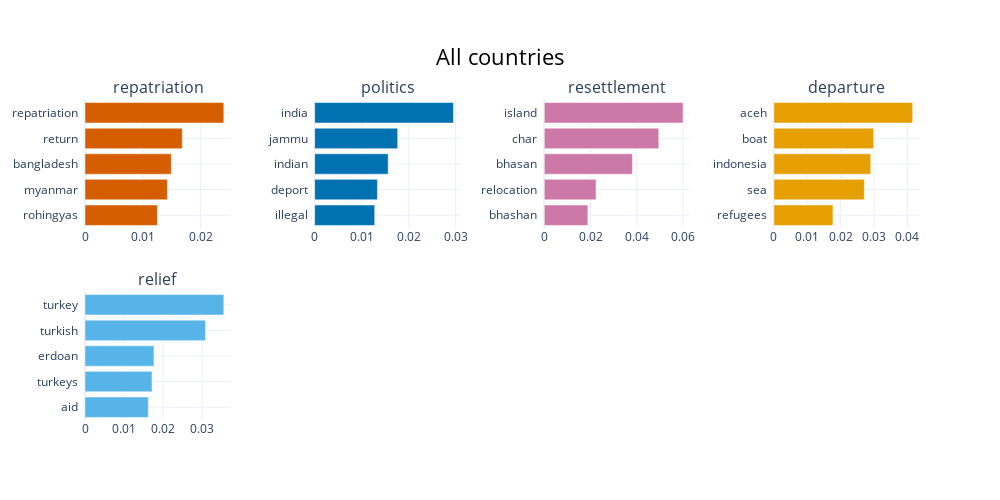

The code cell stored with this chart in its notebook:
### Code cell
topic_model_all.visualize_barchart(top_n_topics=5, title='All countries', custom_labels=True)

### Figure 1 — Plotly figure (JSON) as saved in the notebook; plotly's stock layout.template omitted (floating-point values rounded to 4 significant figures)
{"data": [{"marker": {"color": "#D55E00"}, "orientation": "h", "type": "bar", "x": [0.01253, 0.01426, 0.01493, 0.01684, 0.02402], "xaxis": "x", "y": ["rohingyas  ", "myanmar  ", "bangladesh  ", "return  ", "repatriation  "], "yaxis": "y"}, {"marker": {"color": "#0072B2"}, "orientation": "h", "type": "bar", "x": [0.01278, 0.01335, 0.01564, 0.01767, 0.02952], "xaxis": "x2", "y": ["illegal  ", "deport  ", "indian  ", "jammu  ", "india  "], "yaxis": "y2"}, {"marker": {"color": "#CC79A7"}, "orientation": "h", "type": "bar", "x": [0.01886, 0.02239, 0.03811, 0.04948, 0.05999], "xaxis": "x3", "y": ["bhashan  ", "relocation  ", "bhasan  ", "char  ", "island  "], "yaxis": "y3"}, {"marker": {"color": "#E69F00"}, "orientation": "h", "type": "bar", "x": [0.01769, 0.0271, 0.02902, 0.02988, 0.04158], "xaxis": "x4", "y": ["refugees  ", "sea  ", "indonesia  ", "boat  ", "aceh  "], "yaxis": "y4"}, {"marker": {"color": "#56B4E9"}, "orientation": "h", "type": "bar", "x": [0.01623, 0.01718, 0.01767, 0.0309, 0.03558], "xaxis": "x5", "y": ["aid  ", "turkeys  ", "erdoan  ", "turkish  ", "turkey  "], "yaxis": "y5"}], "layout": {"annotations": [{"font": {"size": 16}, "showarrow": false, "text": "repatriation", "x": 0.0875, "xanchor": "center", "xref": "paper", "y": 1, "yanchor": "bottom", "yref": "paper"}, {"font": {"size": 16}, "showarrow": false, "text": "politics", "x": 0.3625, "xanchor": "center", "xref": "paper", "y": 1, "yanchor": "bottom", "yref": "paper"}, {"font": {"size": 16}, "showarrow": false, "text": "resettlement", "x": 0.6375, "xanchor": "center", "xref": "paper", "y": 1, "yanchor": "bottom", "yref": "paper"}, {"font": {"size": 16}, "showarrow": false, "text": "departure", "x": 0.9125, "xanchor": "center", "xref": "paper", "y": 1, "yanchor": "bottom", "yref": "paper"}, {"font": {"size": 16}, "showarrow": false, "text": "relief", "x": 0.0875, "xanchor": "center", "xref": "paper", "y": 0.4, "yanchor": "bottom", "yref": "paper"}], "height": 500, "hoverlabel": {"bgcolor": "white", "font": {"family": "Rockwell", "size": 16}}, "showlegend": false, "title": {"font": {"color": "Black", "size": 22}, "text": "All countries", "x": 0.5, "xanchor": "center", "yanchor": "top"}, "width": 1000, "xaxis": {"anchor": "y", "autorange": true, "domain": [0, 0.175], "range": [0, 0.02529], "showgrid": true, "type": "linear"}, "xaxis2": {"anchor": "y2", "autorange": true, "domain": [0.275, 0.45], "range": [0, 0.03107], "showgrid": true, "type": "linear"}, "xaxis3": {"anchor": "y3", "autorange": true, "domain": [0.55, 0.725], "range": [0, 0.06314], "showgrid": true, "type": "linear"}, "xaxis4": {"anchor": "y4", "autorange": true, "domain": [0.825, 1], "range": [0, 0.04377], "showgrid": true, "type": "linear"}, "xaxis5": {"anchor": "y5", "autorange": true, "domain": [0, 0.175], "range": [0, 0.03745], "showgrid": true, "type": "linear"}, "xaxis6": {"anchor": "y6", "domain": [0.275, 0.45], "showgrid": true}, "xaxis7": {"anchor": "y7", "domain": [0.55, 0.725], "showgrid": true}, "xaxis8": {"anchor": "y8", "domain": [0.825, 1], "showgrid": true}, "yaxis": {"anchor": "x", "autorange": true, "domain": [0.6, 1], "range": [-0.5, 4.5], "showgrid": true, "type": "category"}, "yaxis2": {"anchor": "x2", "autorange": true, "domain": [0.6, 1], "range": [-0.5, 4.5], "showgrid": true, "type": "category"}, "yaxis3": {"anchor": "x3", "autorange": true, "domain": [0.6, 1], "range": [-0.5, 4.5], "showgrid": true, "type": "category"}, "yaxis4": {"anchor": "x4", "autorange": true, "domain": [0.6, 1], "range": [-0.5, 4.5], "showgrid": true, "type": "category"}, "yaxis5": {"anchor": "x5", "autorange": true, "domain": [0, 0.4], "range": [-0.5, 4.5], "showgrid": true, "type": "category"}, "yaxis6": {"anchor": "x6", "domain": [0, 0.4], "showgrid": true}, "yaxis7": {"anchor": "x7", "domain": [0, 0.4], "showgrid": true}, "yaxis8": {"anchor": "x8", "domain": [0, 0.4], "showgrid": true}}}
